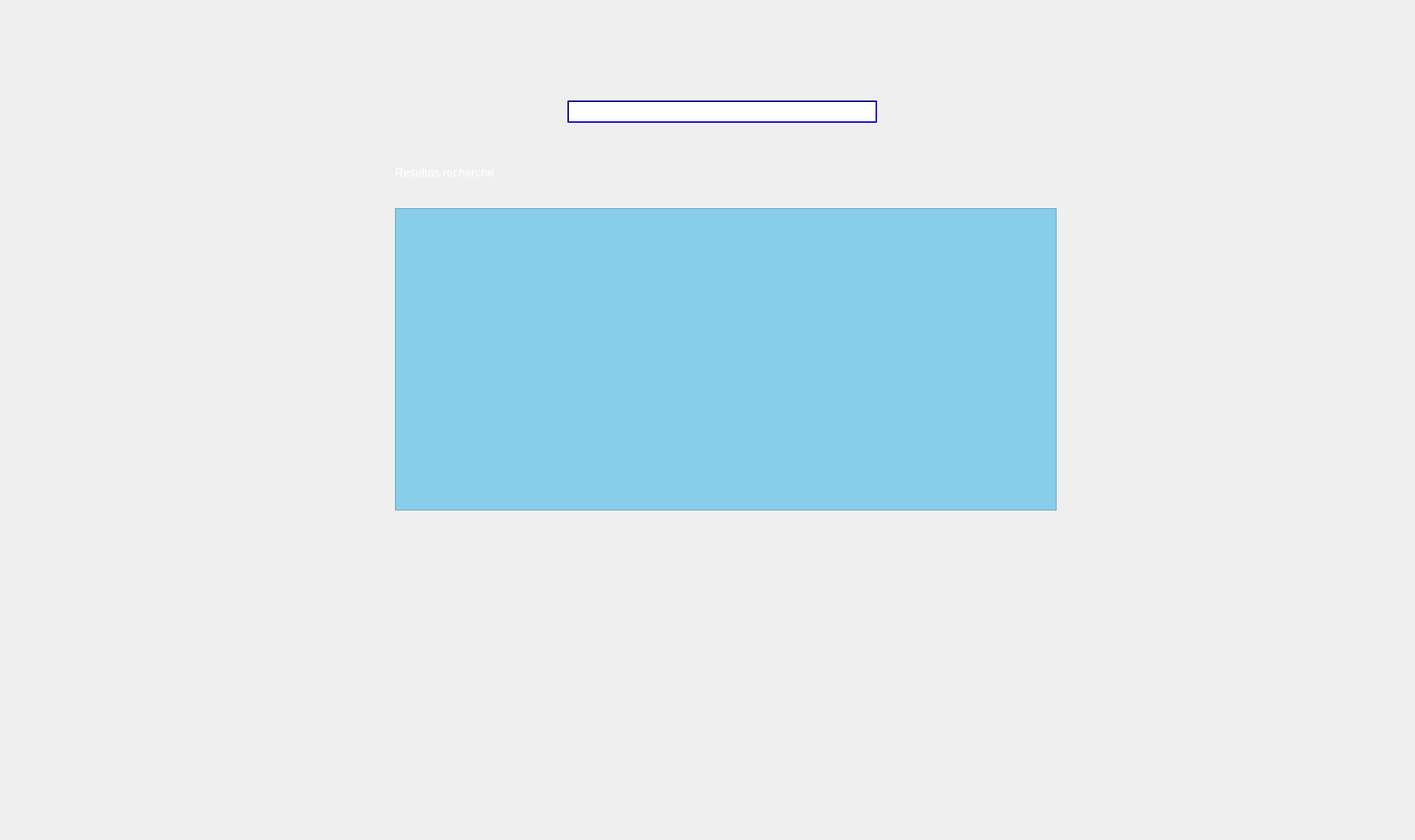
      <widget class="QWidget" name="tab_9">
       <attribute name="title">
        <string>Rechercher medicament</string>
       </attribute>
       <widget class="QLabel" name="label_18">
        <property name="geometry">
         <rect>
          <x>0</x>
          <y>0</y>
          <width>1961</width>
          <height>1161</height>
         </rect>
        </property>
        <property name="text">
         <string/>
        </property>
        <property name="pixmap">
         <pixmap>../Desktop/2A/Projet_C++/smart.jpg</pixmap>
        </property>
       </widget>
       <widget class="QLineEdit" name="lineEditRechercher">
        <property name="geometry">
         <rect>
          <x>790</x>
          <y>140</y>
          <width>431</width>
          <height>31</height>
         </rect>
        </property>
        <property name="styleSheet">
         <string notr="true">border-color:darkblue ;
border-style:solid;
border-width:2px;
border-style: inset;</string>
        </property>
       </widget>
       <widget class="QTableView" name="tableRechercheMed">
        <property name="geometry">
         <rect>
          <x>550</x>
          <y>290</y>
          <width>921</width>
          <height>421</height>
         </rect>
        </property>
        <property name="styleSheet">
         <string notr="true">background-color:skyblue;</string>
        </property>
       </widget>
       <widget class="QLabel" name="label_28">
        <property name="geometry">
         <rect>
          <x>550</x>
          <y>230</y>
          <width>201</width>
          <height>21</height>
         </rect>
        </property>
        <property name="font">
         <font>
          <pointsize>12</pointsize>
         </font>
        </property>
        <property name="styleSheet">
         <string notr="true">color:white</string>
        </property>
        <property name="text">
         <string>Resultas recherche </string>
        </property>
       </widget>
      </widget>
